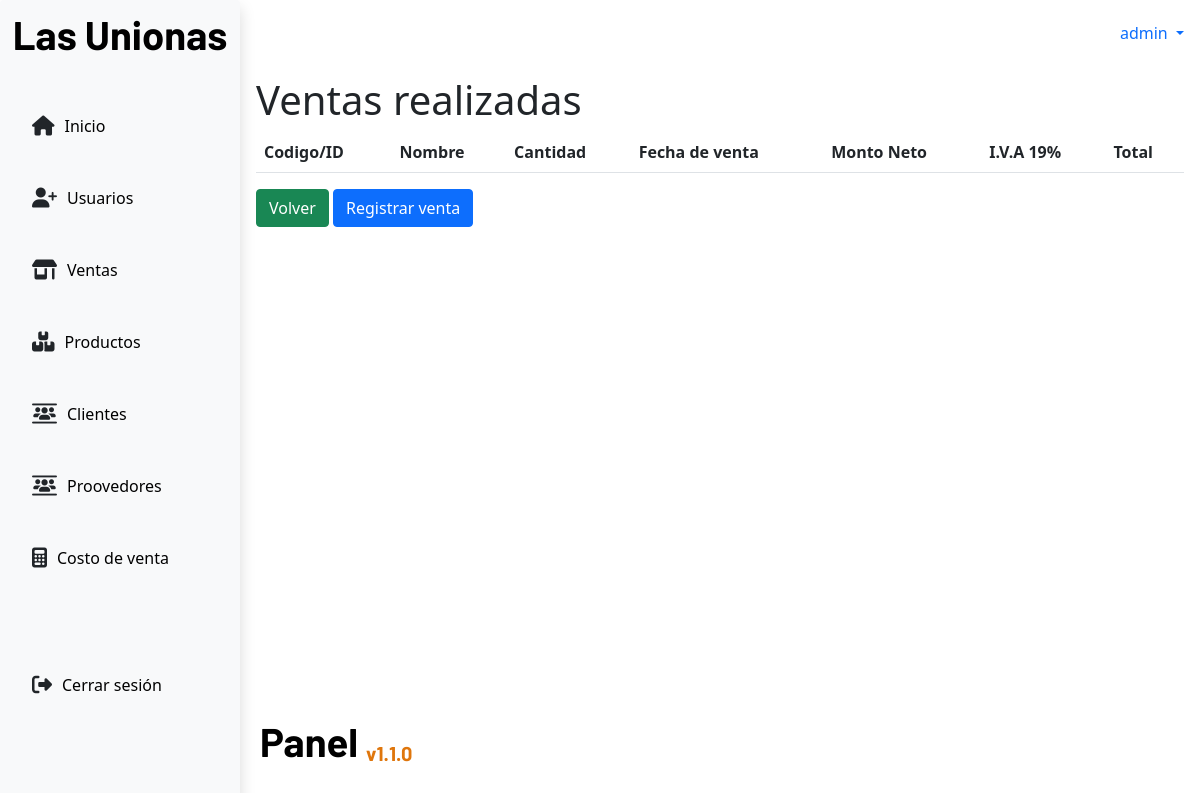
/sales/ (signed in), run on an earlier commit of the app's database.
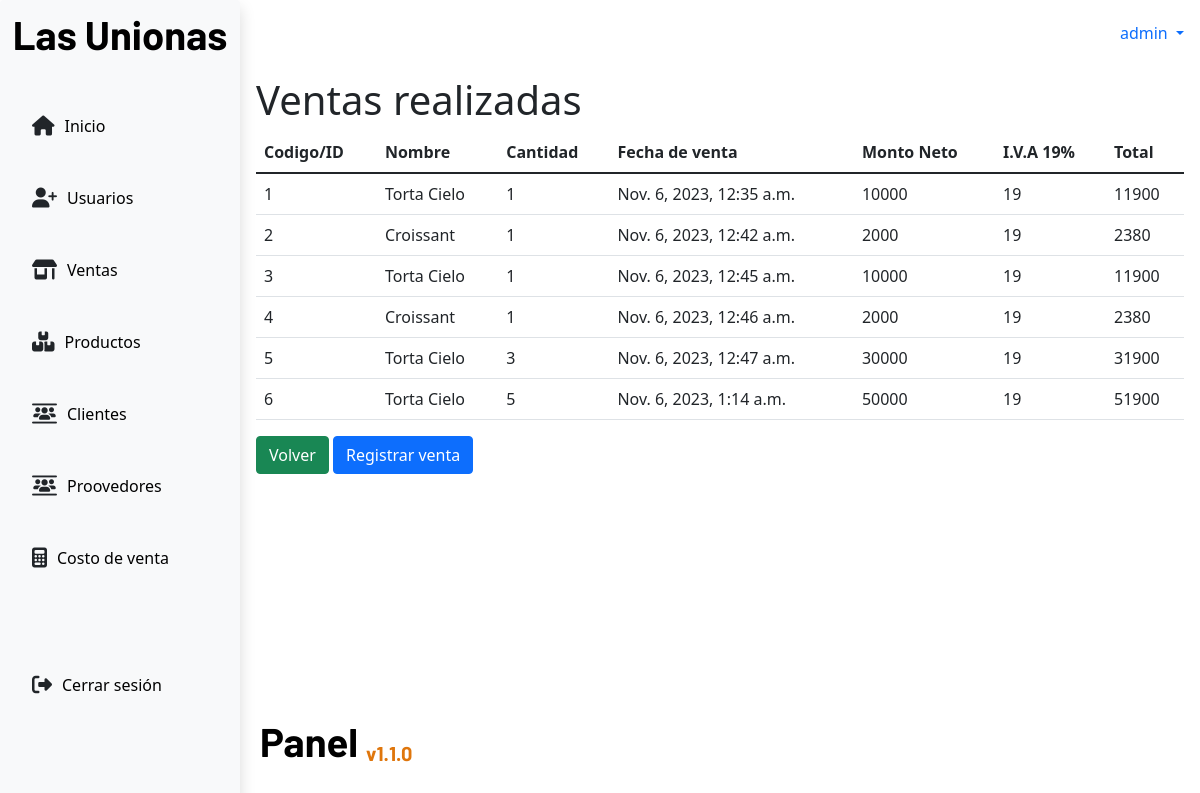
And on a later commit of the database.
### app/models.py (models this page shows, shortened)
class Sales(models.Model):
    product = models.ForeignKey(ProductsInventory, on_delete=models.PROTECT)
    amount = models.PositiveIntegerField(null=False)
    saleDate = models.DateTimeField(auto_now_add=True)
    subtotal = models.PositiveIntegerField(null=False)
    iva = models.PositiveBigIntegerField(null=False)
    total = models.PositiveIntegerField(null=False)
    seller = models.ForeignKey(UserCollaborator,on_delete=models.PROTECT)

class ProductsInventory(models.Model):
    name = models.CharField(max_length=100,null=False)
    price = models.PositiveIntegerField(null=False)
    category = models.ForeignKey(CategoryProduct, on_delete=models.PROTECT)
    elabDate = models.DateField()
    expDate = models.DateField()
    stock = models.PositiveIntegerField(null=False)

### app/views.py (the view)
# urls.py: path('sales/',views.salesTable,name='salesTable'),
def salesTable(request):
    role = request.session.get("role")
    sold_products = Sales.objects.all()
    if role == "Admin" or role == "NormalUser":
        return render(request,'sales/salesTable.html', {"sales": sold_products})
    else:
        return redirect("/")

### app/context_processors.py (called while the page is built)
def get_username(request):
    username = request.session.get('username', None)
    return {
        "username": username
    }

def get_role(request):
    role = request.session.get("role")
    return {
        "role": role
    }

def get_low_stock(request):
    low_stock = request.session.get("low_stock")
    return {
        "low_stock": low_stock
    }

### app/templates/sales/salesTable.html
{% extends 'base.html' %}
{% block content %}
<div>
    <h1>Ventas realizadas</h1>
</div>
<div>
    <table class="table">
        <thead>
            <tr>
                <th>Codigo/ID</th>
                <th>Nombre</th>
                <th>Cantidad</th>
                <th>Fecha de venta</th>
                <th>Monto Neto</th>
                <th>I.V.A 19%</th>
                <th>Total</th>
            </tr>
        </thead>
        <tbody>
            {% for data in sales %}
                <tr>
                    <td>{{data.id}}</td>
                    <td>{{data.product.name}}</td>
                    <td>{{data.amount}}</td>
                    <td>{{data.saleDate}}</td>
                    <td>{{data.subtotal}}</td>
                    <td>{{data.iva}}</td>
                    <td>{{data.total}}</td>
                </tr>
            {% endfor %}
        </tbody>
    </table>
</div>
<div>
    <a class="btn btn-success" href="{% url 'home'%}">Volver</a>
    <a class="btn btn-primary" href="{% url 'sell'%}">Registrar venta</a>
</div>
{% endblock content %}

### app/templates/base.html (shortened to what this page needs)
<!DOCTYPE html>
<html lang="es">
{% load static %}
<head>
    <link href="https://cdn.jsdelivr.net/npm/bootstrap@5.3.0/dist/css/bootstrap.min.css" rel="stylesheet"
>
    <link href="https://cdn.jsdelivr.net/npm/bootstrap@5.1.3/dist/css/bootstrap.min.css" rel="stylesheet">
    <link rel="stylesheet" href="https://cdnjs.cloudflare.com/ajax/libs/font-awesome/6.2.1/css/all.min.css"
 />
    <link rel="stylesheet" href="{% static 'css/panel.css' %}">
</head>
<body>
    <div class="wrapper-layout">
        <aside id="vertical-menu" class="shadow bg-body-tertiary rounded">
            <h1 class="fw-bold">Las <span class="special-text">Unionas</span></h1>
            <nav class="mt-5 d-flex flex-column h-100">
                <ul class="d-flex flex-column gap-5 align-items-start justify-content-start">
                    {% if role == "NormalUser" %}
                        <li><i class="fa-solid fa-house"></i><a href="{% url "home" %}">Inicio</a></li>
                        <li><i class="fa-solid fa-users-between-lines fa-sm"></i><a href="{%url 'clientContacts'%}">Clientes</a></li>
                        <li><i class="fa-solid fa-shop fa-sm"></i><a href="{%url 'salesTable'%}">Ventas</a></li>
                        <li><i class="fa-solid fa-boxes-stacked"></i><a href="{%url 'productsTable'%}">Productos</a></li>
                        <li><i class="fa-solid fa-cookie fa-lg"></i><a href="{%url 'recipes'%}">Recetas</a></li>
                    {% elif role == "Admin" %}
                        <li><i class="fa-solid fa-house"></i><a href="{% url "home" %}">Inicio</a></li>
                        <li><i class="fa-solid fa-user-plus fa-sm"></i><a href="{%url 'usersTable'%}">Usuarios</a></li>
                        <li><i class="fa-solid fa-shop fa-sm"></i><a href="{%url 'salesTable'%}">Ventas</a></li>
                        <li><i class="fa-solid fa-boxes-stacked"></i><a href="{%url 'productsTable'%}">Productos</a></li>
                        <li><i class="fa-solid fa-users-between-lines fa-sm"></i><a href="{%url 'clientContacts'%}">Clientes</a></li>
                        <li><i class="fa-solid fa-users-between-lines fa-sm"></i><a href="{%url 'suppliersTable'%}">Proovedores</a></li>
                        <li><i class="fa-solid fa-calculator"></i><a href="{%url 'costOfSales'%}">Costo de venta</a></li>
                    {% else %}
                        <li>¿Hola?</li>
                    {% endif %}
                </ul>
                    <ul class="d-flex flex-column justify-content-center">
                    <li><i class="fa-solid fa-right-from-bracket"></i><a href="{% url "logout" %}">Cerrar sesión</a></li>
                </ul>
            </nav>
        </aside>
        <div class="wrapper-content">
            <header class="layout-header">
                <div>
                    <a class="nav-link dropdown-toggle" href="#" id="navbarDropdown" role="button" data-bs-toggle="dropdown"
                        aria-expanded="false">
                        {{username}}
                    </a>
                </div>
            </header>
            <div class="layout-content p-3" id="layout-content">
                {% block content %}
                {% endblock content %}
            </div>
            <footer class="layout-footer">
                <h1 class="fw-bold">Panel <span class="app-version align-text-bottom fs-5">v1.1.0</span></h1>
            </footer>
        </div>
    </div>
</body>
</html>

### app/static/css/panel.css (style rules this page uses)
:root { --titles: "Barlow", sans-serif; --primary: #1ea4a2; --primary: #1ea4a2; --light: #eef0f4; --grey: #fafafa; --black: #06070a; --blackclaire: #1d2125; --oceanBlue: #172d4f; }
* { box-sizing: border-box; margin: 0; padding: 0; }
html, body { min-height: 100%; height: 100%; }
.wrapper-layout { height: 100%; }
.wrapper-layout aside { min-width: clamp(240px, 14.8vw, 320px); max-width: clamp(240px, 14.8vw, 320px); border-right: 0; z-index: 1032; position: fixed; top: 0; bottom: 0; left: 0; background-color: #ffffff; display: flex; flex-direction: column; }
.wrapper-layout aside h1 { margin-top: 10px; text-align: center; color: #000000; font-family: var(--titles); cursor: pointer; }
.wrapper-layout aside .special-text { color: #000000; }
.wrapper-layout aside nav ul { display: flex; height: 100%; list-style: none; }
.wrapper-layout aside nav ul li { display: flex; width: 100%; align-items: center; text-align: center; gap: 10px; }
.wrapper-layout aside nav ul li i { font-size: 20px; }
.wrapper-layout aside nav ul li a { text-decoration: none; color: #000000; }
.wrapper-content { margin-left: clamp(240px, 14.8vw, 320px); min-width: 0; min-height: 100%; z-index: 0; overflow: auto; display: flex; flex-direction: column; }
.layout-header { display: flex; width: 100%; height: 60px; align-items: center; justify-content: space-between; }
.layout-content { width: 100%; height: 800px; background-color: #ffffff; overflow-y: auto; height: calc(90vh - 90px); }
.layout-footer { display: flex; width: 100%; height: 110px; align-items: center; }
.layout-footer h1 { font-family: var(--titles); color: #000000; margin-left: 20px; }
.layout-footer .app-version { color: #df760c; }

What changed in the data, as far as the page shows it:
added Sales: id "1", product.name "Torta Cielo", amount "1", saleDate "Nov. 6, 2023, 12:35 a.m.", subtotal "10000", iva "19", total "11900"
added Sales: id "2", product.name "Croissant", amount "1", saleDate "Nov. 6, 2023, 12:42 a.m.", subtotal "2000", iva "19", total "2380"
added Sales: id "3", product.name "Torta Cielo", amount "1", saleDate "Nov. 6, 2023, 12:45 a.m.", subtotal "10000", iva "19", total "11900"
added Sales: id "4", product.name "Croissant", amount "1", saleDate "Nov. 6, 2023, 12:46 a.m.", subtotal "2000", iva "19", total "2380"
added Sales: id "5", product.name "Torta Cielo", amount "3", saleDate "Nov. 6, 2023, 12:47 a.m.", subtotal "30000", iva "19", total "31900"
added Sales: id "6", product.name "Torta Cielo", amount "5", saleDate "Nov. 6, 2023, 1:14 a.m.", subtotal "50000", iva "19", total "51900"
